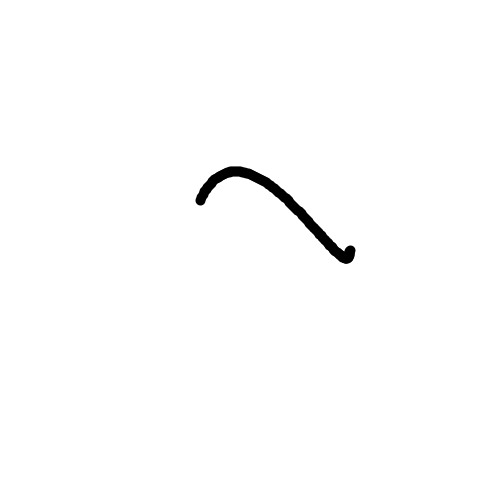
Frame 1 (no input)
Frame 60 (the mouse pressed at the canvas centre just before this capture): identical to frame 1, image omitted
Frame 120 (the mouse held since frame 60 and released just before this capture): identical to frame 1, image omitted

The Processing sketch that drew this single still picture (run headless with seeded random() and noise(); from frame 60 on, the mouse is pressed at the canvas centre):

// Processing sketch: Curves
// ── Curves.pde
class Curve {
  PVector[] controlPoints;
  PVector[] coeficients;
  Curve(PVector[] p) {
    controlPoints = new PVector[4];
    coeficients = new PVector[4];
    for (int i = 0; i < 4; i++) {
      controlPoints[i] = p[i];
      coeficients[i] = new PVector(0, 0);
    }
  }
  void draw() {
    fill(0);
    strokeWeight(10);
    for (float t = 0; t < 1; t += 0.01f) {
      float x = coeficients[0].x + coeficients[1].x * t + coeficients[2].x * pow(t, 2) + coeficients[3].x * pow(t, 3);
      float y = coeficients[0].y + coeficients[1].y * t + coeficients[2].y * pow(t, 2) + coeficients[3].y * pow(t, 3);
      point(x, y);
    }
  }
  public void calculateInterpolation() {
    //Coeficients
    coeficients[0].x = controlPoints[0].x;
    coeficients[0].y = controlPoints[0].y;
    //1
    coeficients[1].x = -5.5 * controlPoints[0].x + 9.0 * controlPoints[1].x - 4.5 * controlPoints[2].x + controlPoints[3].x;
    coeficients[1].y = -5.5 * controlPoints[0].y + 9.0 * controlPoints[1].y - 4.5 * controlPoints[2].y + controlPoints[3].y;
    //2
    coeficients[2].x = 9 * controlPoints[0].x - 22.5 * controlPoints[1].x + 18 * controlPoints[2].x - 4.5 * controlPoints[3].x;
    coeficients[2].y = 9 * controlPoints[0].y - 22.5 * controlPoints[1].y + 18 * controlPoints[2].y - 4.5 * controlPoints[3].y;
    //3
    coeficients[3].x = -4.5 * controlPoints[0].x + 13.5 * controlPoints[1].x - 13.5 * controlPoints[2].x + 4.5 * controlPoints[3].x;
    coeficients[3].y = -4.5 * controlPoints[0].y + 13.5 * controlPoints[1].y - 13.5 * controlPoints[2].y + 4.5 * controlPoints[3].y;
  }
  public void calculateBezier() {
    // Coeficients
    coeficients[0].x = controlPoints[0].x;
    coeficients[0].y = controlPoints[0].y;
    
  
     coeficients[1].x = 3 * (controlPoints[1].x - controlPoints[0].x);
     coeficients[1].y = 3 * (controlPoints[1].y - controlPoints[0].y);
     
     coeficients[2].x = 3 * (controlPoints[2].x - controlPoints[1].x);
     coeficients[2].y = 3 * (controlPoints[2].y - controlPoints[1].y);
     
     coeficients[3].x = controlPoints[3].x - controlPoints[0].x - coeficients[1].x - coeficients[2].x;
     coeficients[3].y = controlPoints[3].y - controlPoints[0].y - coeficients[1].y - coeficients[2].y;
     
  }
}
Curve c;
void setup() {
  size(500, 500);
  c = new Curve(new PVector[]{
    new PVector(200, 200),
    new PVector(250, 100),
    new PVector(300, 400),
    new PVector(350, 250)
    });
  //c.calculateInterpolation();
  c.calculateBezier();
}
void draw() {
  background(255);
  c.draw();
}
